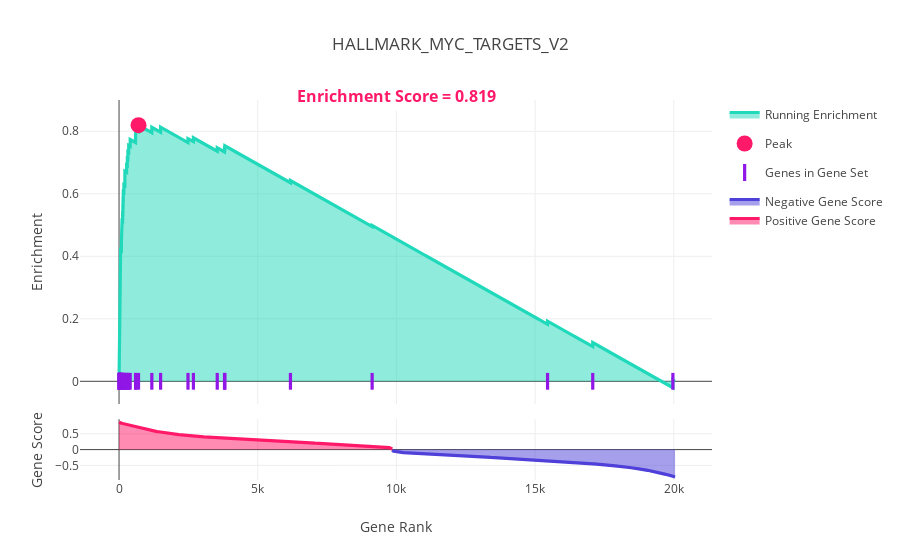

The notebook cell saved with this chart:
### Markdown cell above
### Repeat the analysis but using the entire gene list

### Code cell
gene_set = 'HALLMARK_MYC_TARGETS_V2'
ccal.core_GSEA(
            gene_score = gene_score,
            plot = True,
            title = gene_set,
            plot_gene_names = False,
            annotation_text_font_size=14,
            gene_set_genes = gene_sets.loc[gene_set, :],
            sample_norm_type = None)

### Figure 1 — Plotly figure (JSON) as saved in the notebook; plotly's stock layout.template omitted (floating-point values rounded to 4 significant figures; data arrays with more than 128 entries replaced by an {"elided": "..."} marker saying what was removed)
{"data": [{"fill": "tozeroy", "line": {"color": "#20d9ba", "width": 3.2}, "name": "Running Enrichment", "type": "scatter", "uid": "0d3da009-418a-4b97-8dd5-df3f49cd9416", "x": {"elided": "20046 int values"}, "y": {"elided": "20046 float values"}, "yaxis": "y2"}, {"marker": {"color": "#ff1968", "size": 16}, "mode": "markers", "name": "Peak", "type": "scatter", "uid": "b89d9d5d-7c10-493c-a81e-4a0dbdc974c3", "x": [702], "y": [0.8195], "yaxis": "y2"}, {"hoverinfo": "x+text", "marker": {"color": "#9017e6", "line": {"width": 3.2}, "size": 12, "symbol": "line-ns-open"}, "mode": "markers", "name": "Genes in Gene Set", "text": ["<b>IPO4</b>", "<b>EXOSC5</b>", "<b>MYC</b>", "<b>IMP4</b>", "<b>RABEPK</b>", "<b>SORD</b>", "<b>UTP20</b>", "<b>DUSP2</b>", "<b>SRM</b>", "<b>TMEM97</b>", "<b>PES1</b>", "<b>SUPV3L1</b>", "<b>NOLC1</b>", "<b>CDK4</b>", "<b>SLC19A1</b>", "<b>WDR74</b>", "<b>PA2G4</b>", "<b>DDX18</b>", "<b>NPM1</b>", "<b>SLC29A2</b>", "<b>TFB2M</b>", "<b>GNL3</b>", "<b>HSPD1</b>", "<b>MYBBP1A</b>", "<b>PHB</b>", "<b>PUS1</b>", "<b>RCL1</b>", "<b>WDR43</b>", "<b>MPHOSPH10</b>", "<b>BYSL</b>", "<b>LAS1L</b>", "<b>UNG</b>", "<b>PPRC1</b>", "<b>PRMT3</b>", "<b>HSPE1</b>", "<b>NIP7</b>", "<b>HK2</b>", "<b>NOC4L</b>", "<b>TCOF1</b>", "<b>GRWD1</b>", "<b>CBX3</b>", "<b>PPAN</b>", "<b>TBRG4</b>", "<b>PLK1</b>", "<b>MCM4</b>", "<b>MCM5</b>", "<b>PLK4</b>", "<b>MAP3K6</b>"], "type": "scatter", "uid": "85dfca73-e540-443a-8dce-1d5f60fd9090", "x": [2, 5, 7, 12, 14, 15, 18, 20, 22, 23, 27, 28, 34, 38, 46, 50, 56, 84, 87, 95, 109, 130, 139, 146, 153, 175, 210, 211, 274, 299, 320, 348, 402, 594, 600, 702, 1182, 1499, 2486, 2681, 3540, 3802, 3815, 6179, 9124, 15448, 17077, 19967], "y": [0, 0, 0, 0, 0, 0, 0, 0, 0, 0, 0, 0, 0, 0, 0, 0, 0, 0, 0, 0, 0, 0, 0, 0, 0, 0, 0, 0, 0, 0, 0, 0, 0, 0, 0, 0, 0, 0, 0, 0, 0, 0, 0, 0, 0, 0, 0, 0], "yaxis": "y2"}, {"fill": "tozeroy", "legendgroup": "Gene Score", "line": {"color": "#4e40d8", "width": 3.2}, "name": "Negative Gene Score", "type": "scatter", "uid": "2cf23ec7-f02d-44f6-8409-0f9587143b0a", "x": {"elided": "10195 int values"}, "y": {"elided": "10195 float values"}}, {"fill": "tozeroy", "legendgroup": "Gene Score", "line": {"color": "#ff1968", "width": 3.2}, "name": "Positive Gene Score", "type": "scatter", "uid": "e43e5bdd-159e-46f8-a6c9-0aa1cc66db87", "x": {"elided": "9851 int values"}, "y": {"elided": "9851 float values"}}], "layout": {"annotations": [{"bgcolor": "#ffffff", "borderpad": 3.2, "font": {"color": "#ff1968", "size": 16}, "showarrow": false, "text": "<b>Enrichment Score = 0.819</b>", "x": 0.5, "xref": "paper", "y": 1.05, "yref": "paper"}], "hovermode": "closest", "legend": {"orientation": "v"}, "title": {"text": "HALLMARK_MYC_TARGETS_V2"}, "xaxis": {"anchor": "y", "title": {"text": "Gene Rank"}}, "yaxis": {"domain": [0, 0.16], "title": {"text": "Gene Score"}}, "yaxis2": {"domain": [0.2, 1], "title": {"text": "Enrichment"}}}}
